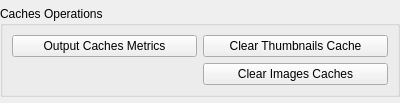
<?xml version="1.0" encoding="UTF-8"?>
<ui version="4.0">
 <class>Caches_Operations_Form</class>
 <widget class="QWidget" name="Caches_Operations_Form">
  <property name="geometry">
   <rect>
    <x>0</x>
    <y>0</y>
    <width>400</width>
    <height>103</height>
   </rect>
  </property>
  <property name="windowTitle">
   <string>Caches Operations</string>
  </property>
  <layout class="QGridLayout" name="Caches_Operations_Form_gridLayout">
   <property name="margin">
    <number>0</number>
   </property>
   <item row="0" column="0">
    <widget class="QGroupBox" name="Caches_Operations_groupBox">
     <property name="maximumSize">
      <size>
       <width>16777215</width>
       <height>103</height>
      </size>
     </property>
     <property name="title">
      <string>Caches Operations</string>
     </property>
     <layout class="QGridLayout" name="Images_Caches_Operations_groupBox_gridLayout">
      <property name="sizeConstraint">
       <enum>QLayout::SetMaximumSize</enum>
      </property>
      <item row="1" column="1">
       <widget class="QPushButton" name="Clear_Images_Caches_pushButton">
        <property name="toolTip">
         <string>Clear Images Caches Push Button: Clears images caches content.</string>
        </property>
        <property name="text">
         <string>Clear Images Caches</string>
        </property>
       </widget>
      </item>
      <item row="0" column="1">
       <widget class="QPushButton" name="Clear_Thumbnails_Cache_pushButton">
        <property name="toolTip">
         <string>Clear Thumbnails Cache Push Button: Clears thumbnails cache content.</string>
        </property>
        <property name="text">
         <string>Clear Thumbnails Cache</string>
        </property>
       </widget>
      </item>
      <item row="0" column="0">
       <widget class="QPushButton" name="Output_Caches_Metrics_pushButton">
        <property name="toolTip">
         <string>Output Caches Metrics Push Button: Outputs caches metrics.</string>
        </property>
        <property name="text">
         <string>Output Caches Metrics</string>
        </property>
       </widget>
      </item>
     </layout>
    </widget>
   </item>
  </layout>
 </widget>
 <resources/>
 <connections/>
</ui>
